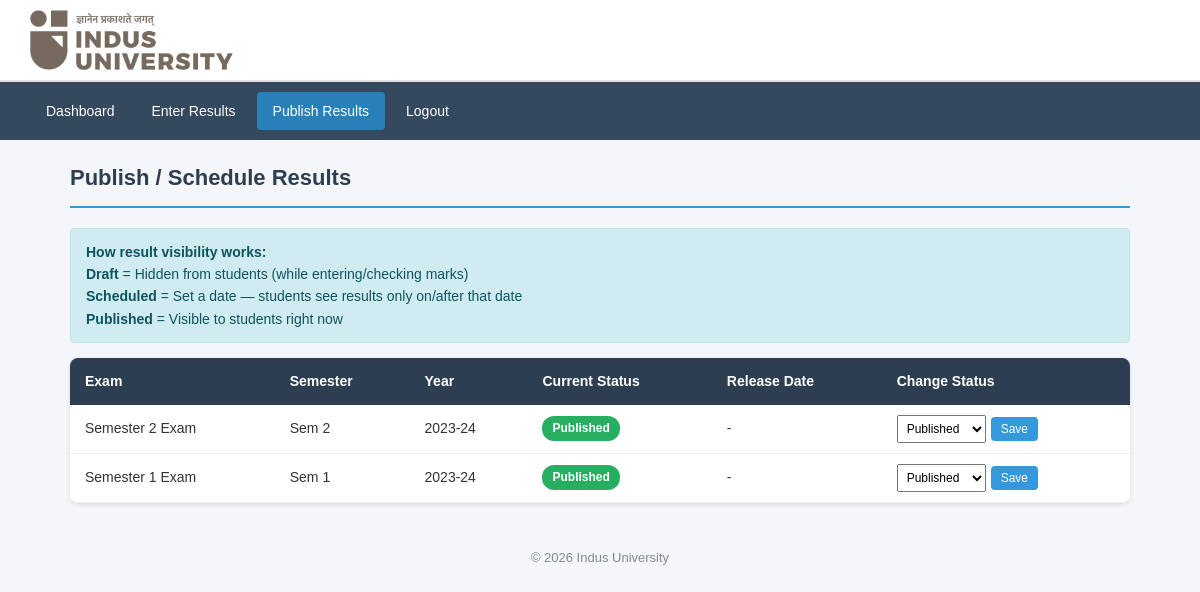
The page /faculty/publish_result.php (signed in) on the database its author committed.
### tables this page shows
CREATE TABLE IF NOT EXISTS exams (
    exam_id INT AUTO_INCREMENT PRIMARY KEY,
    exam_name VARCHAR(100) NOT NULL,               
    semester INT NOT NULL,
    academic_year VARCHAR(20) NOT NULL,             
    status ENUM('draft','scheduled','published') DEFAULT 'draft',
    release_date DATE DEFAULT NULL
);

### faculty/publish_result.php (the view, shortened to what this page needs)
<?php
require_once('../db.php');
$exams = mysqli_query($conn, "SELECT * FROM exams ORDER BY exam_id DESC");
?>
<!DOCTYPE html>
<html lang="en">
<head>
    <link rel="stylesheet" href="../css/style.css">
</head>
<body>
    <div class="header">
        <img src="../img/logo.png" alt="Indus University Logo">
    </div>
    <div class="navbar">
        <a href="dashboard.php">Dashboard</a>
        <a href="enter_result.php">Enter Results</a>
        <a href="publish_result.php" class="active">Publish Results</a>
        <a href="logout.php">Logout</a>
    </div>
    <div class="container">
        <h2 class="page-title">Publish / Schedule Results</h2>
        <div class="alert alert-info">
            <strong>How result visibility works:</strong><br>
            <strong>Draft</strong> = Hidden from students (while entering/checking marks)<br>
            <strong>Scheduled</strong> = Set a date — students see results only on/after that date<br>
            <strong>Published</strong> = Visible to students right now
        </div>
        <table class="data-table">
            <tr>
                <th>Exam</th>
                <th>Semester</th>
                <th>Year</th>
                <th>Current Status</th>
                <th>Release Date</th>
                <th>Change Status</th>
            </tr>
            <?php while ($exams && $row = mysqli_fetch_assoc($exams)): ?>
            <tr>
                <td><?php echo $row['exam_name']; ?></td>
                <td>Sem <?php echo $row['semester']; ?></td>
                <td><?php echo $row['academic_year']; ?></td>
                <td>
                    <?php
                    if ($row['status'] == 'published') {
                        echo '<span class="badge badge-published">Published</span>';
                    } elseif ($row['status'] == 'scheduled') {
                        echo '<span class="badge badge-scheduled">Scheduled</span>';
                    } else {
                        echo '<span class="badge badge-draft">Draft</span>';
                    }
                    ?>
                </td>
                <td>
                    <?php echo $row['release_date'] ? date('d-M-Y', strtotime($row['release_date'])) : '-'; ?>
                </td>
                <td>
                    <form method="POST" style="display:flex; gap:5px; align-items:center; flex-wrap:wrap;">
                        <select name="status" style="padding:5px; font-size:12px;"
                                onchange="toggleDate(this, '<?php echo $row['exam_id']; ?>')">
                            <option value="published" <?php echo ($row['status']=='published') ? 'selected' : ''; ?>>Published</option>
                        </select>
                        <button type="submit" name="update_status" class="btn btn-primary" style="padding:5px 10px; font-size:12px;">
                            Save
                        </button>
                    </form>
                </td>
            </tr>
            <?php endwhile; ?>
        </table>
    </div>
    <div class="footer">&copy; 2026 Indus University</div>
</body>
</html>

### css/style.css (style rules this page uses)
* { margin: 0; padding: 0; box-sizing: border-box; }
body { font-family: Arial, sans-serif; background-color: #f4f6f9; color: #333; line-height: 1.6; }
.header { background-color: #ffffff; color: #333; padding: 10px 30px; display: flex; align-items: center; border-bottom: 2px solid #e0e0e0; box-shadow: 0 1px 4px rgba(0,0,0,0.08); }
.header img { height: 60px; }
.navbar { background-color: #34495e; padding: 10px 30px; display: flex; gap: 5px; }
.navbar a { color: white; text-decoration: none; padding: 8px 16px; border-radius: 4px; font-size: 14px; }
.navbar a.active { background-color: #2980b9; }
.container { max-width: 1100px; margin: 20px auto; padding: 0 20px; }
.page-title { font-size: 22px; color: #2c3e50; margin-bottom: 20px; padding-bottom: 10px; border-bottom: 2px solid #3498db; }
.btn { display: inline-block; padding: 10px 20px; border: none; border-radius: 4px; font-size: 14px; cursor: pointer; text-decoration: none; color: white; }
.btn-primary { background-color: #3498db; }
.data-table { width: 100%; border-collapse: collapse; background: white; border-radius: 8px; overflow: hidden; box-shadow: 0 2px 5px rgba(0,0,0,0.1); margin-bottom: 20px; }
.data-table th { background-color: #2c3e50; color: white; padding: 12px 15px; text-align: left; font-size: 14px; }
.data-table td { padding: 10px 15px; border-bottom: 1px solid #eee; font-size: 14px; }
.alert { padding: 12px 15px; border-radius: 4px; margin-bottom: 15px; font-size: 14px; }
.alert-info { background-color: #d1ecf1; color: #0c5460; border: 1px solid #bee5eb; }
.badge { display: inline-block; padding: 3px 10px; border-radius: 12px; font-size: 12px; font-weight: bold; }
.badge-published { background-color: #27ae60; color: white; }
.footer { text-align: center; padding: 15px; color: #7f8c8d; font-size: 13px; margin-top: 30px; }

### rows shown on the page
exams: exam_name "Semester 2 Exam", semester "2", academic_year "2023-24", shows "Published", status "Published"
exams: exam_name "Semester 1 Exam", semester "1", academic_year "2023-24", shows "Published", status "Published"
